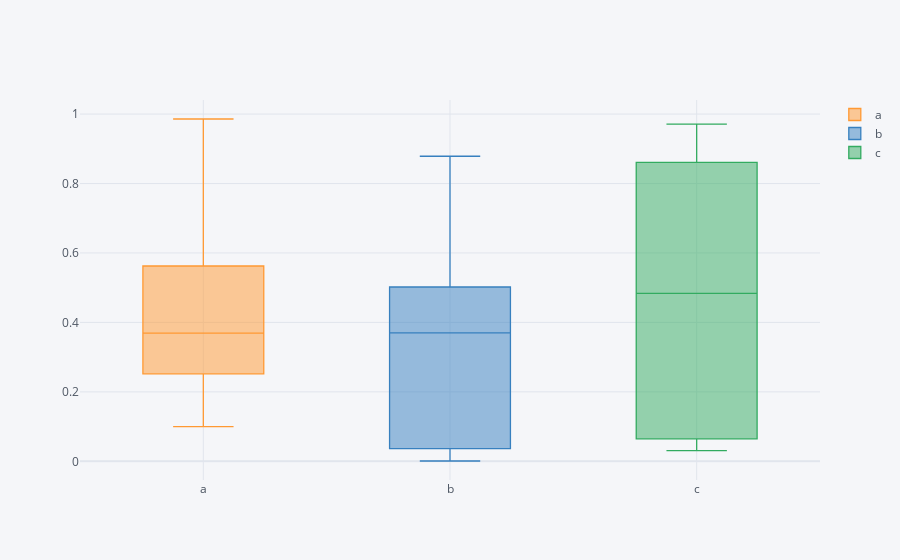

Notebook code for this chart:
### Code cell
df1.iplot(kind='box')

### Figure 1 — Plotly figure (JSON) as saved in the notebook; plotly's stock layout.template omitted (floating-point values rounded to 4 significant figures)
{"data": [{"boxpoints": false, "line": {"width": 1.3}, "marker": {"color": "rgba(255, 153, 51, 1.0)"}, "name": "a", "orientation": "v", "type": "box", "y": [0.4936, 0.1363, 0.5626, 0.09987, 0.3125, 0.9858, 0.3673, 0.252, 0.3712, 0.5899]}, {"boxpoints": false, "line": {"width": 1.3}, "marker": {"color": "rgba(55, 128, 191, 1.0)"}, "name": "b", "orientation": "v", "type": "box", "y": [0.02453, 0.502, 0.8786, 0.8417, 0.4724, 0.2677, 0.4952, 0.05436, 0.03632, 0.0009331]}, {"boxpoints": false, "line": {"width": 1.3}, "marker": {"color": "rgba(50, 171, 96, 1.0)"}, "name": "c", "orientation": "v", "type": "box", "y": [0.06487, 0.6942, 0.06324, 0.9175, 0.7914, 0.9713, 0.03064, 0.0831, 0.8611, 0.2726]}], "layout": {"legend": {"bgcolor": "#F5F6F9", "font": {"color": "#4D5663"}}, "paper_bgcolor": "#F5F6F9", "plot_bgcolor": "#F5F6F9", "title": {"font": {"color": "#4D5663"}}, "xaxis": {"gridcolor": "#E1E5ED", "showgrid": true, "tickfont": {"color": "#4D5663"}, "title": {"font": {"color": "#4D5663"}, "text": ""}, "zerolinecolor": "#E1E5ED"}, "yaxis": {"gridcolor": "#E1E5ED", "showgrid": true, "tickfont": {"color": "#4D5663"}, "title": {"font": {"color": "#4D5663"}, "text": ""}, "zerolinecolor": "#E1E5ED"}}}
